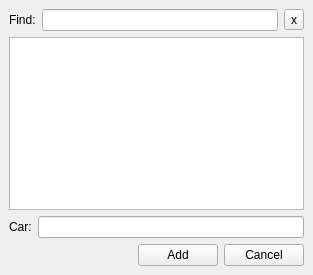
<ui version="4.0" >
 <class>CarsDialog</class>
 <widget class="QDialog" name="CarsDialog" >
  <property name="geometry" >
   <rect>
    <x>0</x>
    <y>0</y>
    <width>313</width>
    <height>275</height>
   </rect>
  </property>
  <property name="windowTitle" >
   <string>Cars:</string>
  </property>
  <layout class="QGridLayout" >
   <property name="margin" >
    <number>9</number>
   </property>
   <property name="spacing" >
    <number>6</number>
   </property>
   <item row="0" column="0" >
    <layout class="QGridLayout" >
     <property name="margin" >
      <number>0</number>
     </property>
     <property name="spacing" >
      <number>6</number>
     </property>
     <item row="0" column="0" >
      <layout class="QHBoxLayout" >
       <property name="margin" >
        <number>0</number>
       </property>
       <property name="spacing" >
        <number>6</number>
       </property>
       <item>
        <widget class="QLabel" name="label" >
         <property name="text" >
          <string>Find:</string>
         </property>
        </widget>
       </item>
       <item>
        <widget class="QLineEdit" name="findlineEdit" />
       </item>
       <item>
        <widget class="QToolButton" name="cleartoolButton" >
         <property name="focusPolicy" >
          <enum>Qt::NoFocus</enum>
         </property>
         <property name="text" >
          <string>x</string>
         </property>
        </widget>
       </item>
      </layout>
     </item>
     <item row="2" column="0" >
      <layout class="QHBoxLayout" >
       <property name="margin" >
        <number>0</number>
       </property>
       <property name="spacing" >
        <number>6</number>
       </property>
       <item>
        <widget class="QLabel" name="label_2" >
         <property name="text" >
          <string>Car:</string>
         </property>
        </widget>
       </item>
       <item>
        <widget class="QLineEdit" name="addlineEdit" />
       </item>
      </layout>
     </item>
     <item row="3" column="0" >
      <layout class="QHBoxLayout" >
       <property name="margin" >
        <number>0</number>
       </property>
       <property name="spacing" >
        <number>6</number>
       </property>
       <item>
        <spacer>
         <property name="orientation" >
          <enum>Qt::Horizontal</enum>
         </property>
         <property name="sizeHint" >
          <size>
           <width>40</width>
           <height>20</height>
          </size>
         </property>
        </spacer>
       </item>
       <item>
        <widget class="QPushButton" name="addpushButton" >
         <property name="text" >
          <string>Add</string>
         </property>
         <property name="autoDefault" >
          <bool>false</bool>
         </property>
        </widget>
       </item>
       <item>
        <widget class="QPushButton" name="cancelpushButton" >
         <property name="text" >
          <string>Cancel</string>
         </property>
         <property name="autoDefault" >
          <bool>false</bool>
         </property>
        </widget>
       </item>
      </layout>
     </item>
     <item row="1" column="0" >
      <widget class="QListView" name="listView" />
     </item>
    </layout>
   </item>
  </layout>
 </widget>
 <tabstops>
  <tabstop>findlineEdit</tabstop>
  <tabstop>addlineEdit</tabstop>
  <tabstop>addpushButton</tabstop>
  <tabstop>listView</tabstop>
  <tabstop>cancelpushButton</tabstop>
  <tabstop>cleartoolButton</tabstop>
 </tabstops>
 <resources/>
 <connections>
  <connection>
   <sender>cancelpushButton</sender>
   <signal>clicked()</signal>
   <receiver>CarsDialog</receiver>
   <slot>reject()</slot>
   <hints>
    <hint type="sourcelabel" >
     <x>309</x>
     <y>376</y>
    </hint>
    <hint type="destinationlabel" >
     <x>279</x>
     <y>269</y>
    </hint>
   </hints>
  </connection>
  <connection>
   <sender>cleartoolButton</sender>
   <signal>clicked()</signal>
   <receiver>findlineEdit</receiver>
   <slot>clear()</slot>
   <hints>
    <hint type="sourcelabel" >
     <x>300</x>
     <y>18</y>
    </hint>
    <hint type="destinationlabel" >
     <x>262</x>
     <y>19</y>
    </hint>
   </hints>
  </connection>
 </connections>
</ui>
